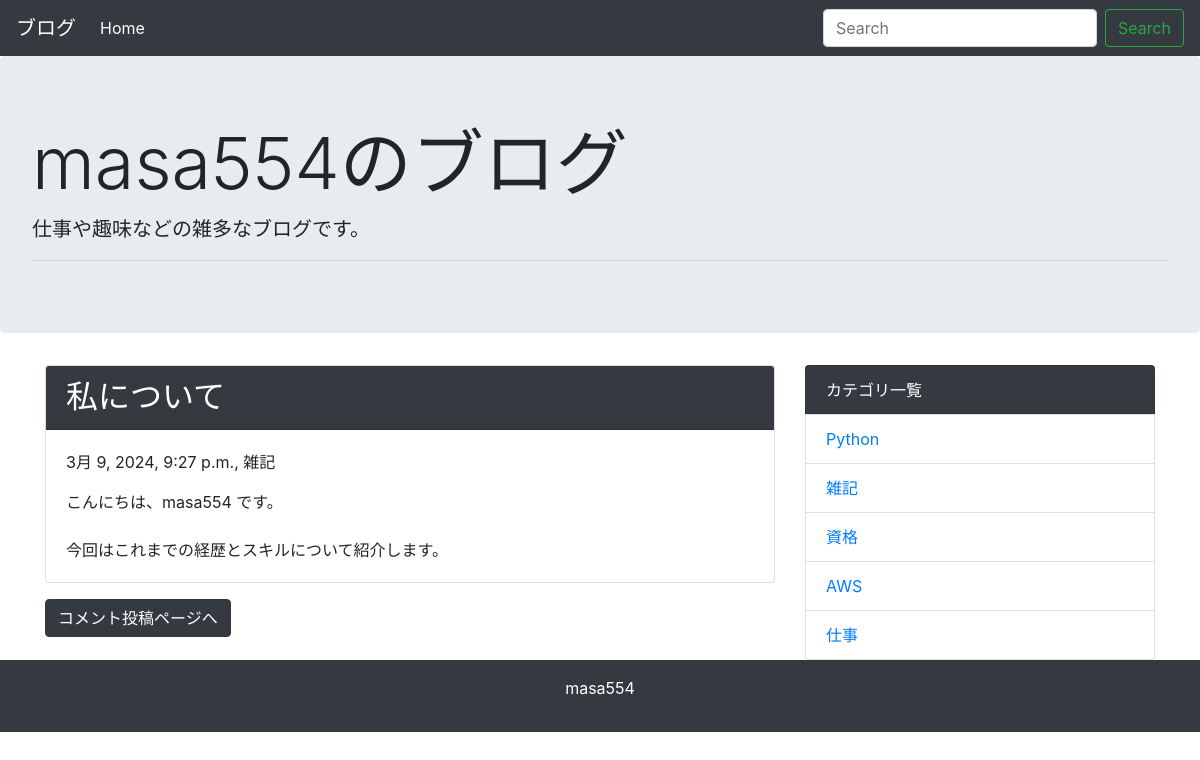
Page /detail/1/ on the committed database.
### blog/models.py (models this page shows, shortened)
class Post(models.Model):
    title = models.CharField('タイトル', max_length=255)
    text = models.TextField('本文')
    created_at = models.DateTimeField('作成日', default=timezone.now)
    category = models.ForeignKey(Category, verbose_name='カテゴリ', on_delete=models.PROTECT)

class Category(models.Model):
    name = models.CharField('カテゴリ名', max_length=255)
    created_at = models.DateTimeField('作成日', default=timezone.now)
    def __str__(self):
        return self.name

### blog/views.py (the view)
# urls.py: path('detail/<int:pk>/', views.DetailView.as_view(), name='detail'),
class DetailView(generic.DetailView):
    model = Post

### blog/context_processors.py (called while the page is built)
def common(request):
    context = {
        'category_list': Category.objects.all(),
    }
    return context

### blog/templates/blog/post_detail.html (shortened to what this page needs)
{% extends 'blog/base.html' %}
{% block content %}
<div class="card mb-3">
  <h2 class="card-header bg-dark text-white">{{ post.title }}</h2>
  <div class="card-body">
    <p>{{ post.created_at }}, {{ post.category }}</p>
    {{ post.text | linebreaksbr | urlize}}
  </div>
</div>
<a class="btn btn-dark" href="{% url 'blog:comment' post.pk %}">コメント投稿ページへ</a>
{% endblock %}

### blog/templates/blog/base.html (shortened to what this page needs)
<!doctype html>
<html lang="ja">
  <head>
    <link rel="stylesheet" href="https://maxcdn.bootstrapcdn.com/bootstrap/4.0.0-beta.2/css/bootstrap.min.css">
  </head>
  <body>
    <nav class="navbar navbar-expand-lg navbar-dark bg-dark">
      <a class="navbar-brand" href="#">ブログ</a>
      <div class="collapse navbar-collapse" id="navbarSupportedContent">
        <ul class="navbar-nav mr-auto">
          <li class="nav-item active">
            <a class="nav-link" href="{% url 'blog:index' %}">Home</a>
          </li>
        </ul>
        <form class="form-inline my-2 my-lg-0" method="GET" action="{% url 'blog:index' %}">
          <input class="form-control mr-sm-2" type="text" placeholder="Search" aria-label="Search" name="keyword">
          <button class="btn btn-outline-success my-2 my-sm-0" type="submit">Search</button>
        </form>
      </div>
    </nav>
    <div class="jumbotron">
      <h1 class="display-3">masa554のブログ</h1>
      <p class="lead">仕事や趣味などの雑多なブログです。</p>
      <hr class="my-2">
    </div>
    <div class="container">
      <div class="row">
        <div class="col-md-8">
          {% block content %}
          {% endblock %}
        </div>
        <div class="col-md-4">
          <ul class="list-group">
            <li class="list-group-item bg-dark text-white">カテゴリ一覧</li>
            {% for category in category_list %}
              <li class="list-group-item"><a href="{% url 'blog:category' category.pk %}">{{ category }}</a></li>
            {% endfor %}
          </ul>
        </div>
      </div>
    </div>
    <footer class="bg-dark text-white text-center py-3">
      <p>masa554</p>
    </footer>
  </body>
</html>

### rows in the picture
Post: title "私について", created_at "3月 9, 2024, 9:27 p.m.", category "雑記", text "こんにちは、masa554 です。 今回はこれまでの経歴とスキルについて紹介します。"
Category: name "Python"
Category: name "雑記"
Category: name "資格"
Category: name "AWS"
Category: name "仕事"
